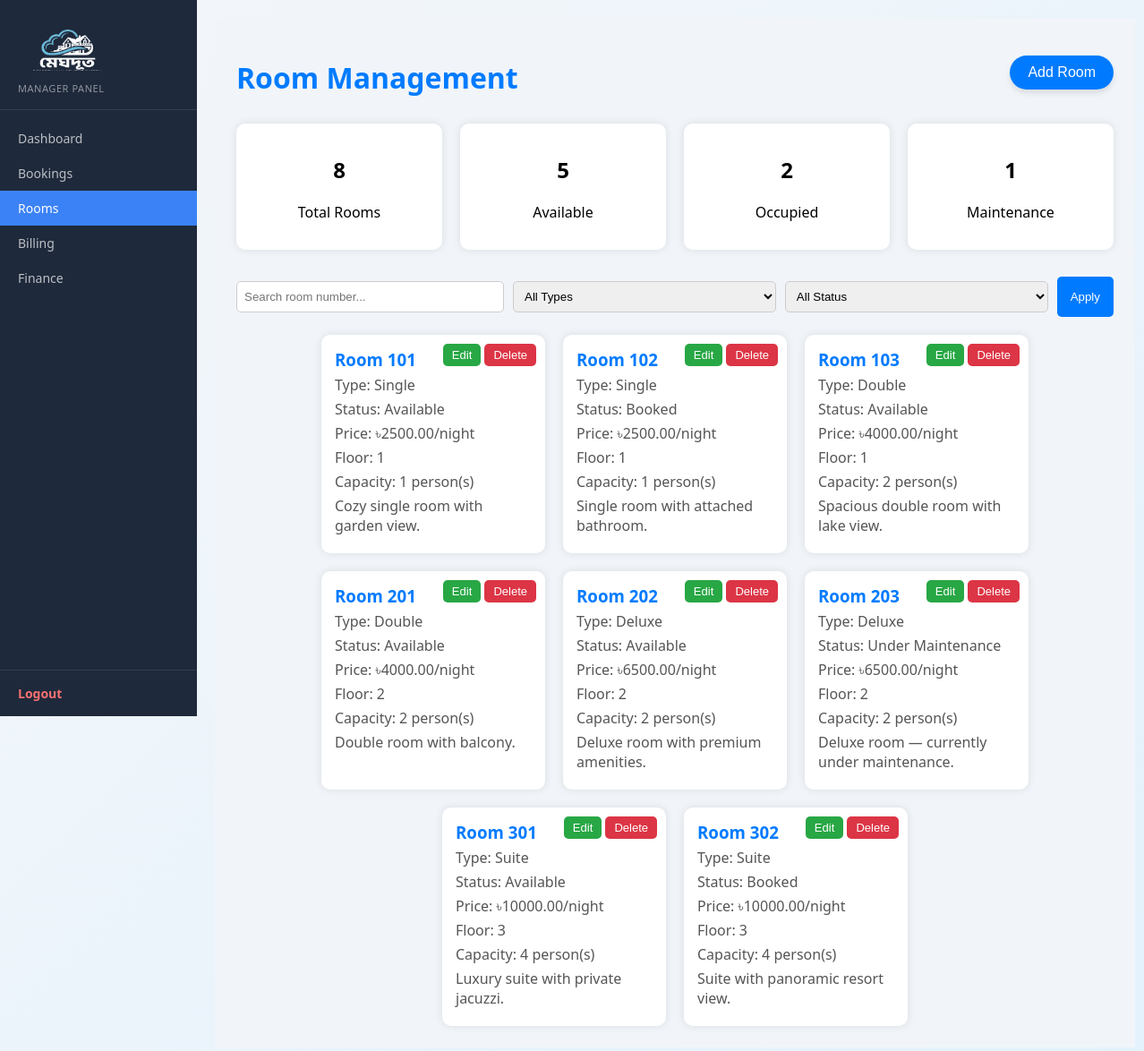
The app's page /manager/rooms.php (signed in), older data.
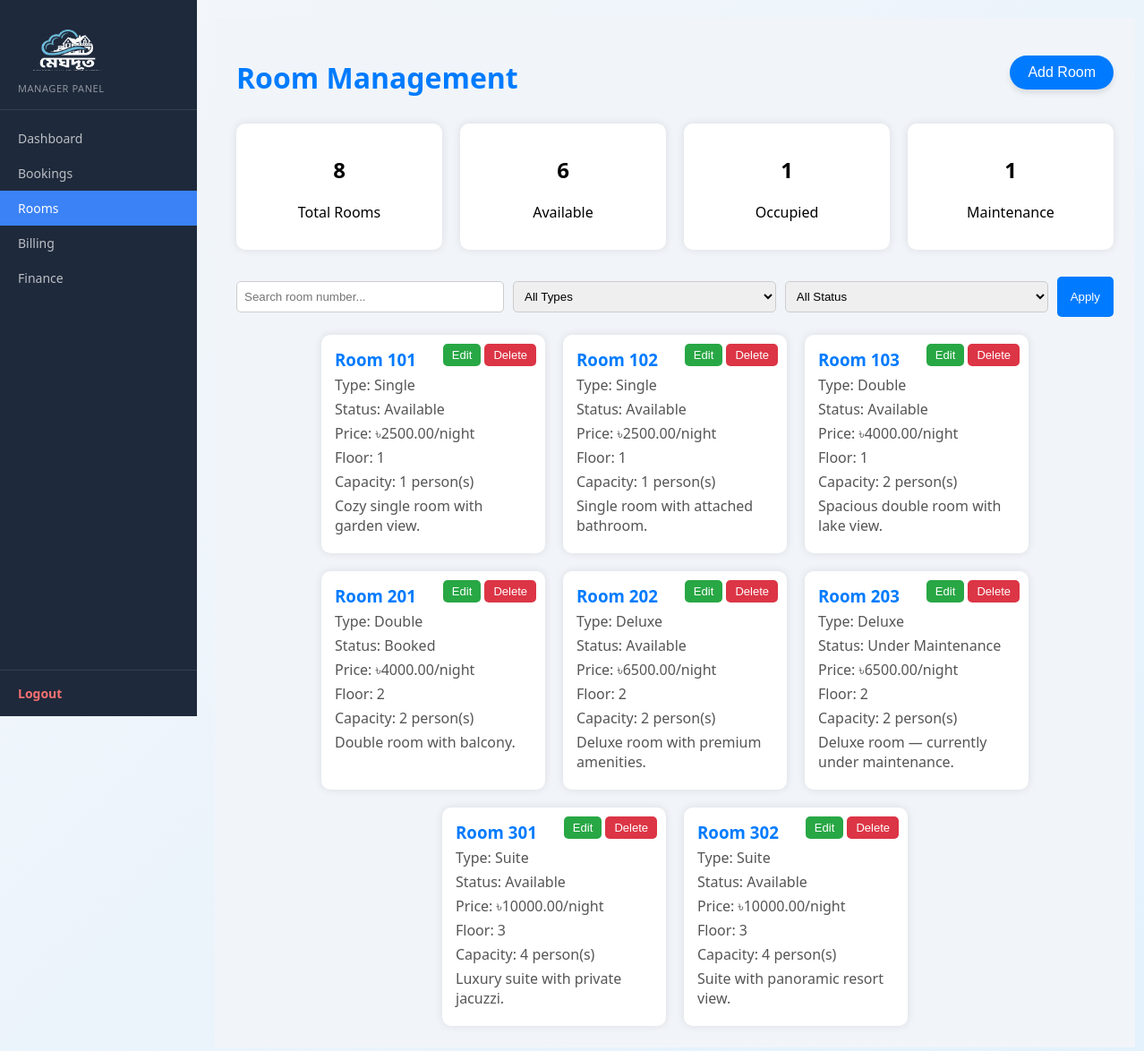
The same page, newer data.
### tables this page shows
CREATE TABLE `room` (
  `room_id` int(11) NOT NULL,
  `room_number` varchar(10) NOT NULL,
  `type` enum('Single','Double','Deluxe','Suite') NOT NULL,
  `price_per_night` decimal(10,2) NOT NULL DEFAULT 0.00,
  `status` enum('Available','Booked','Under Maintenance') NOT NULL DEFAULT 'Available',
  `description` text DEFAULT NULL,
  `image` varchar(255) DEFAULT NULL,
  `floor` int(11) DEFAULT 1,
  `capacity` int(11) DEFAULT 1,
  `created_at` timestamp NOT NULL DEFAULT current_timestamp()
);

### manager/rooms.php (the view, shortened to what this page needs)
<?php
include 'config.php';
$result = mysqli_query($conn,"SELECT * FROM room ORDER BY floor, room_number");
?>
<!DOCTYPE html>
<html>
<head>
</head>
<body>
<?php include 'sidebar.php'; ?>
<div class="mgr-layout">
<div class="mgr-main" style="padding:24px;">
  <div class="topbar">
    <h1>Room Management</h1>
    <button class="btn-add" onclick="document.getElementById('addForm').style.display='block'"> Add Room</button>
  </div>
  <div class="summary">
    <?php
      $total = mysqli_fetch_assoc(mysqli_query($conn,"SELECT COUNT(*) AS total FROM room"));
      $available = mysqli_fetch_assoc(mysqli_query($conn,"SELECT COUNT(*) AS available FROM room WHERE status='Available'"));
      $occupied = mysqli_fetch_assoc(mysqli_query($conn,"SELECT COUNT(*) AS occupied FROM room WHERE status='Booked'"));
      $maintenance = mysqli_fetch_assoc(mysqli_query($conn,"SELECT COUNT(*) AS maintenance FROM room WHERE status='Under Maintenance'"));
    ?>
    <div class="card"><h2><?php echo $total['total']; ?></h2><p>Total Rooms</p></div>
    <div class="card"><h2><?php echo $available['available']; ?></h2><p>Available</p></div>
    <div class="card"><h2><?php echo $occupied['occupied']; ?></h2><p>Occupied</p></div>
    <div class="card"><h2><?php echo $maintenance['maintenance']; ?></h2><p>Maintenance</p></div>
  </div>
  <div class="search-bar">
    <input type="text" placeholder="Search room number...">
    <select><option>All Types</option><option>Single</option><option>Double</option><option>Deluxe</option><option>Suite</option></select>
    <select><option>All Status</option><option>Available</option><option>Booked</option><option>Under Maintenance</option></select>
    <button>Apply</button>
  </div>
  <div class="grid">
    <?php while($row=mysqli_fetch_assoc($result)){ ?>
      <div class="room-card">
        <div class="actions">
          <a href="edit_room.php?id=<?php echo $row['room_id']; ?>"><button class="btn-edit">Edit</button></a>
          <a href="rooms.php?delete=<?php echo $row['room_id']; ?>" onclick="return confirm('Delete this room?');"><button class="btn-delete">Delete</button></a>
        </div>
        <h3>Room <?php echo $row['room_number']; ?></h3>
        <p>Type: <?php echo $row['type']; ?></p>
        <p>Status: <?php echo $row['status']; ?></p>
        <p>Price: ৳<?php echo $row['price_per_night']; ?>/night</p>
        <p>Floor: <?php echo $row['floor']; ?></p>
        <p>Capacity: <?php echo $row['capacity']; ?> person(s)</p>
        <p><?php echo $row['description']; ?></p>
      </div>
    <?php } ?>
  </div>
</div></div>
</body>
</html>

### manager/sidebar.php (shortened to what this page needs)
<?php
$current = basename($_SERVER['PHP_SELF']);
$nav = [
    'dashboard.php' => 'Dashboard',
    'bookings.php'  => 'Bookings',
    'rooms.php'     => 'Rooms',
    'billing.php'   => 'Billing',
    'finance.php'   => 'Finance',
];
?>
<div class="mgr-sidebar">
    <div class="mgr-sidebar-header">
        <a class="navbar-brand fw-bold d-flex align-items-center gap-2" href="<?php echo $depth; ?>../index.php">
            <img src="logo_blue.png" alt="Logo" style="height: 60px;">
        </a>
        <div class="mgr-sidebar-role">Manager Panel</div>
    </div>
    <nav class="mgr-sidebar-nav">
        <?php foreach ($nav as $href => $label):
            $active = ($current === $href) ? ' active' : '';
        ?>
            <a href="<?php echo $href; ?>" class="mgr-nav-item<?php echo $active; ?>">
                <?php echo $label; ?>
            </a>
        <?php endforeach; ?>
    </nav>
    <div class="mgr-sidebar-footer">
        <a href="../logout.php" class="mgr-logout">Logout</a>
    </div>
</div>

### manager/rooms.php (style rules this page uses)
body { font-family:'Segoe UI',Arial; background:linear-gradient(135deg,#f4f6f9,#e3f2fd); margin:0; padding:20px; }
h1 { color:#007BFF;text-align:center;margin-bottom:10px; }
.topbar { display:flex;justify-content:space-between;align-items:center;margin-bottom:20px; }
.btn-add { background:#007BFF;color:#fff;border:none;padding:10px 20px;border-radius:50px; font-size:16px;cursor:pointer;display:flex;align-items:center;gap:8px; box-shadow:0 4px 6px rgba(0,0,0,0.1);transition:0.3s; }
.summary { display:flex;gap:20px;justify-content:center;margin-bottom:30px; }
.card { background:#fff;padding:15px;border-radius:10px;box-shadow:0 0 10px rgba(0,0,0,0.1); width:200px;text-align:center;transition:0.3s; }
.search-bar { display:flex;justify-content:center;gap:10px;margin-bottom:20px; }
.search-bar input,.search-bar select { padding:8px;border-radius:5px;border:1px solid #ccc; }
.search-bar button { background:#007BFF;color:#fff;border:none;padding:8px 15px;border-radius:5px;cursor:pointer; }
.grid { display:flex;flex-wrap:wrap;gap:20px;justify-content:center; }
.room-card { background:#fff;border-radius:10px;box-shadow:0 0 10px rgba(0,0,0,0.1); padding:15px;width:220px;transition:0.3s;position:relative; }
.room-card h3 { margin:0;color:#007BFF; }
.room-card p { margin:5px 0;color:#555; }
.actions { position:absolute;top:10px;right:10px; }
.btn-edit,.btn-delete { border:none;padding:5px 10px;border-radius:5px;cursor:pointer;font-size:13px; }
.btn-edit { background:#28a745;color:#fff; }
.btn-delete { background:#dc3545;color:#fff; }
input,select,textarea { width:100%;padding:8px;margin:5px 0;border:1px solid #ccc;border-radius:5px; }
button { background:#007BFF;color:#fff;border:none;padding:10px 15px;border-radius:5px;cursor:pointer; }

### manager/sidebar.php (style rules this page uses)
.mgr-layout { display: flex; min-height: 100vh; }
.mgr-sidebar { width: 220px; min-height: 100vh; background: #1e293b; color: #fff; display: flex; flex-direction: column; position: fixed; top: 0; left: 0; z-index: 100; }
.mgr-sidebar-header { padding: 24px 20px 16px; border-bottom: 1px solid rgba(255, 255, 255, 0.1); }
.mgr-sidebar-role { font-size: 11px; color: rgba(255, 255, 255, 0.5); margin-top: 2px; text-transform: uppercase; letter-spacing: .05em; }
.mgr-sidebar-nav { flex: 1; padding: 12px 0; overflow-y: auto; }
.mgr-nav-item { display: block; padding: 10px 20px; color: rgba(255, 255, 255, 0.7); text-decoration: none; font-size: 14px; font-weight: 500; transition: background .15s, color .15s; }
.mgr-nav-item.active { background: #3b82f6; color: #fff; }
.mgr-sidebar-footer { padding: 16px 20px; border-top: 1px solid rgba(255, 255, 255, 0.1); }
.mgr-logout { display: block; color: #f87171; text-decoration: none; font-size: 14px; font-weight: 600; }
.mgr-main { margin-left: 220px; flex: 1; min-height: 100vh; background: #f1f5f9; }

Row changes from the older to the newer data that the page shows:
changed room "Single room with attached bathroom.": status "Booked" → "Available"
changed room "Double room with balcony.": status "Available" → "Booked"
changed room "Suite with panoramic resort view.": status "Booked" → "Available"
Text that changed along with them:
$available['available']: "5" → "6"
$occupied['occupied']: "2" → "1"
